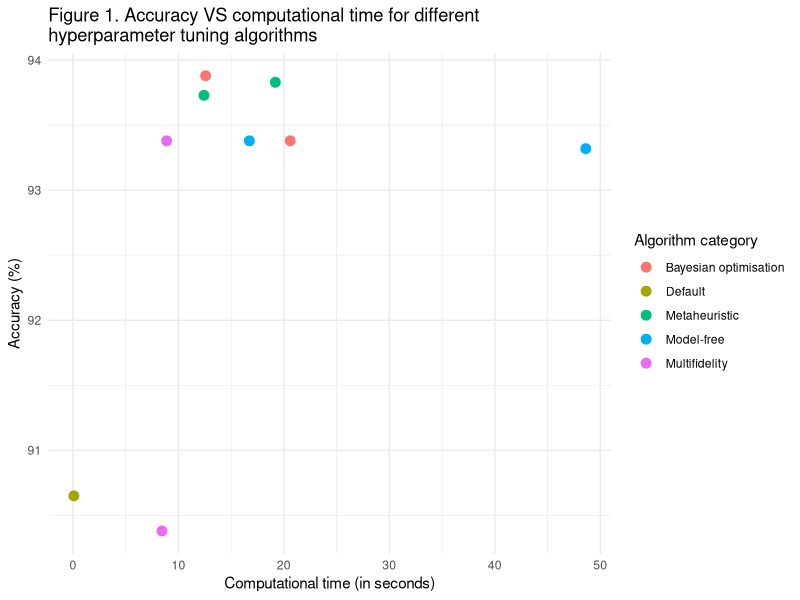
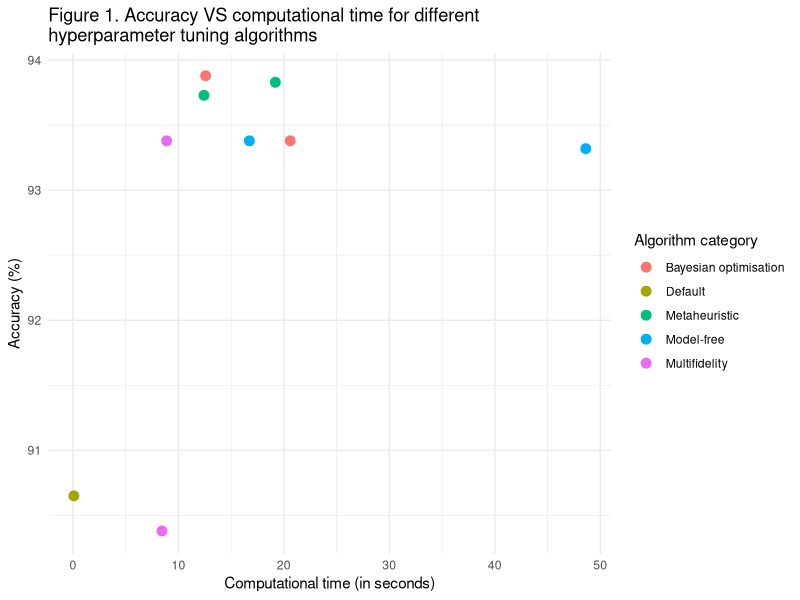

The R source for these figures, in order:
## ---- chunk 1
knitr::opts_chunk$set(echo = TRUE)
## ---- chunk 2
RFclass <- data.frame("OptimisationAlgorithm" = c("Default", "Grid search", "Random search", "BO-GP", "BO-TPE", "Hyperband", "BOHB", "GA", "PSO"),
                      "Category" = c("Default", "Model-free", "Model-free", "Bayesian optimisation", "Bayesian optimisation", "Multifidelity", "Multifidelity", "Metaheuristic", "Metaheuristic"),
                 "Accuracy" = c(90.65, 93.32, 93.38, 93.38, 93.88, 93.38, 90.38, 93.83, 93.73),
                 "CompTime" = c(0.09, 48.62, 16.73, 20.60, 12.58, 8.89, 8.45, 19.19, 12.43))
## ---- chunk 3
library(ggplot2)
library(dplyr)

RFclass %>%
  ggplot(aes(y = Accuracy, x = CompTime, col = Category)) +
  geom_point(size = 3) +
  labs(x = "Computational time (in seconds)",
       y = "Accuracy (%)") +
  theme_minimal() +
  labs(col = "Algorithm category",
       title = "Figure 1. Accuracy VS computational time for different\nhyperparameter tuning algorithms")

ggsave("figure1.jpg", width = 7, height = 3)
